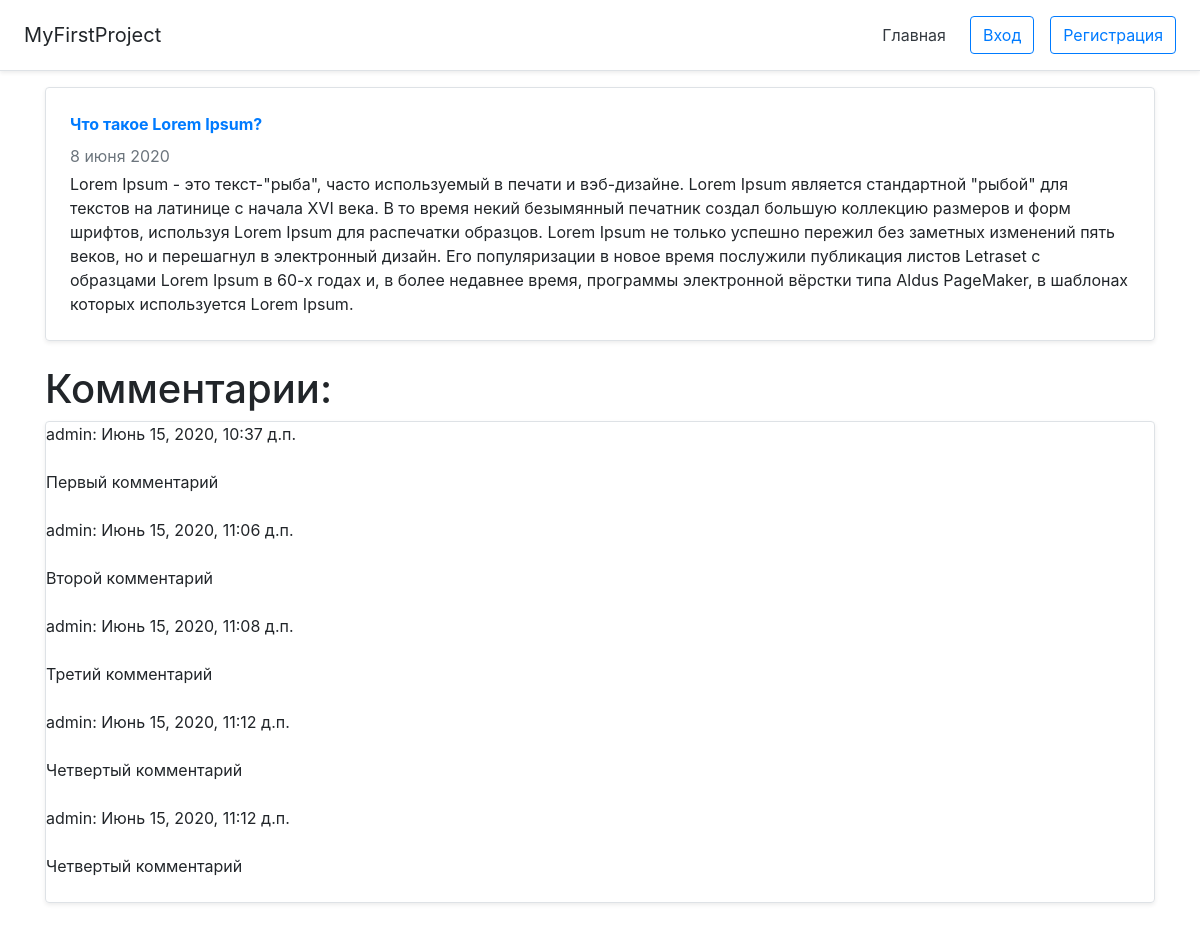
Page /post/lorem_ipsum on the committed database.
### blog/models.py (models this page shows, shortened)
class Post(models.Model):
    author = models.ForeignKey(User, on_delete=models.CASCADE,
                               verbose_name='Автор', default=get_user_model())
    title = models.CharField(max_length=200, verbose_name='Заголовок', unique=True)
    text = RichTextUploadingField(verbose_name='Текст')
    date = models.DateField(auto_now=True, verbose_name='Дата')
    slug = models.SlugField(max_length=35, unique=True, verbose_name='Ссылка')
    image = models.ImageField(upload_to='post/', blank=True, null=True,
                              verbose_name='Заставка')
    class Meta:
        verbose_name = 'Публикация'
        verbose_name_plural = 'Публикации'

class Comment(models.Model):
    post = models.ForeignKey(Post, on_delete=models.CASCADE, verbose_name='Пост', related_name='comments')
    author = models.ForeignKey(User, on_delete=models.CASCADE, verbose_name='автор')
    text = models.TextField(verbose_name='Текст комментария')
    created = models.DateTimeField(auto_now_add=True, verbose_name='Время')

### blog/views.py (the view, shortened to what this page needs)
# urls.py: path('post/<str:slug>', PostDetail.as_view(), name='news_detail')
class PostDetail(View):
    def get(self, request, slug):
        news = get_object_or_404(Post, slug=slug)
        comment_form = CommentForm()
        comments = news.comments.all()
        content = {'post': news, 'comments': comments, 'comment_form': comment_form}
        return render(request, 'blog/post_detail.html', content)

### templates/blog/post_detail.html (shortened to what this page needs)
{% extends 'base.html' %}
{% block content %}
<div class="container">
    <div class="row mb-1">
        <div class="col-md-12">
            <div class="row no-gutters border rounded overflow-hidden flex-md-row mb-4 shadow-sm h-md-250 position-relative">
                <div class="col p-4 d-flex flex-column position-static">
                    <strong class="d-inline-block mb-2 text-primary">{{ post.title }}</strong>
                    <div class="mb-1 text-muted">{{ post.date|date:"j E Y" }}</div>
                    <p class="card-text mb-auto">{% autoescape off %}{{ post.text }}{% endautoescape %}</p>
                </div>
            </div>
            <h1>Комментарии:</h1>
            <div class="row mb-1">
                <div class="col-md-12">
                    <div class="row no-gutters border rounded overflow-hidden flex-md-row mb-4 shadow-sm h-md-250 position-relative">
                        {% for comment in comments %}
                        {{comment.author}}: {{comment.created}}<br><br>
                        {{comment.text}}<br><br>
                        {% endfor %}
                    </div>
                </div>
            </div>
        </div>
        {% endblock %}

### templates/base.html (shortened to what this page needs)
<!DOCTYPE html>
<html lang="en">
<head>
    <link rel="stylesheet" href="https://stackpath.bootstrapcdn.com/bootstrap/4.4.1/css/bootstrap.min.css"
>
</head>
<body>
<div class="d-flex flex-column flex-md-row align-items-center p-3 px-md-4 mb-3 bg-white border-bottom shadow-sm">
    <h5 class="my-0 mr-md-auto font-weight-normal">MyFirstProject</h5>
    <nav class="my-2 my-md-0 mr-md-3">
        <a class="p-2 text-dark" href="/">Главная</a>
    </nav>
    {% if user.is_authenticated %}
    <a class="btn btn-outline-primary mr-3" href="{% url 'send_message:msg' %}">Обратная связь</a>
    <a class="btn btn-outline-primary mr-3" href="{% url 'login_register:logout' %}">Выход</a>
    <a class="btn btn-outline-primary mr-3" href="{% url 'login_register:profile' %}">Профиль</a>
    {% else %}
    <a class="btn btn-outline-primary mr-3" href="{% url 'login_register:login' %}">Вход</a>
    <a class="btn btn-outline-primary" href="{% url 'login_register:signup' %}">Регистрация</a>
    {% endif %}
</div>
{% block content %}
{% endblock %}
</body>
</html>

### rows in the picture
Post: title "Что такое Lorem Ipsum?", date "8 июня 2020", text "Lorem Ipsum - это текст-\"рыба\", часто используемый в печати и вэб-дизайне. Lorem Ipsum является стандартной \"рыбой\" для текстов на латинице с начала XVI века. В то время некий безымянный печатник создал большую коллекцию размеров и форм шрифтов, используя Lorem Ipsum для распечатки образцов. Lorem Ipsum не только успешно пережил без заметных изменений пять веков, но и перешагнул в электронный дизайн. Его популяризации в новое время послужили публикация листов Letraset с образцами Lorem Ipsum в 60-х годах и, в более недавнее время, программы электронной вёрстки типа Aldus PageMaker, в шаблонах которых используется Lorem Ipsum."
Comment: author "admin", created "Июнь 15, 2020, 10:37 д.п.", text "Первый комментарий"
Comment: author "admin", created "Июнь 15, 2020, 11:06 д.п.", text "Второй комментарий"
Comment: author "admin", created "Июнь 15, 2020, 11:08 д.п.", text "Третий комментарий"
Comment: author "admin", created "Июнь 15, 2020, 11:12 д.п.", text "Четвертый комментарий"
Comment: author "admin", created "Июнь 15, 2020, 11:12 д.п.", text "Четвертый комментарий"
